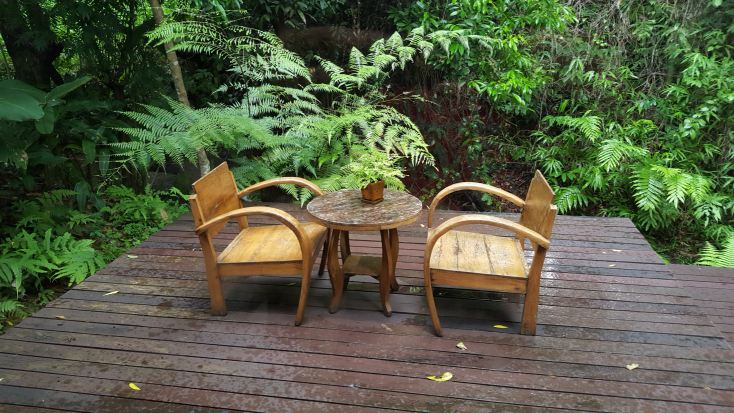
#> input picture natural_living.bmp, 734 x 413 px, found by its file name
$ jupyter execute '1_Image Basics.ipynb'
#> lines starting #> are read from the running program, lines starting #| are printed output that depends on the picture; after the words box and inside, x2 and y2 are one past the last pixel; in counts of white or black regions, pixels touching at a corner belong together
#**Welcome to image processing**

**Note: Working with Cells**

Comment/un-comment: "Ctrl + /"

Undo: “Ctrl + M”

Run cell: “Shift + Enter”

Save notebook: “Ctrl + S”

**Accessing your Google Drive**

[cell 1]
from google.colab import drive
drive.mount('/content/drive',force_remount=True)

# Define path
path = '/content/drive/My Drive/Colab Notebooks/Training/SuperAI2/ImaPro_level2/'

[cell 2]
# Importing the necessary libraries

import cv2
import numpy as np
import matplotlib.pyplot as plt

# **Image Basics**

**OpenCV and Matplotlib**

[cell 3]
# Load and Display

# Read an original image (Prefer):
image = cv2.imread(path+'natural_living.bmp')
#> image is the input picture: shape (413, 734, 3); mean B, G, R 68.7, 94.2, 87

# Read the original image (Alternative):
# image = cv2.imread('/content/drive/My Drive/Colab Notebooks/Training/SuperAI2/ImaPro_level2/natural_living.bmp')

# Show the original image:
plt.title('Original image')
plt.imshow(image)

[cell 4]
# Read the original image in BGR format:

# Parameter for imread
# 1: Loads a color image
# 0: Loads image in grayscale mode
image = cv2.imread(path+'natural_living.bmp',1)

# Show the BGR image:
plt.title('RGB image in BGR format')
plt.imshow(image)
plt.show()

# Convert from the BGR to RGB
RGBimage = cv2.cvtColor(image, cv2.COLOR_BGR2RGB)

# Show the RGB image:
plt.title('RGB image in RGB format')
plt.imshow(RGBimage)
# plt.show()

[cell 5]
# Read the original image in BGR format:
image = cv2.imread(path+'natural_living.bmp',0)
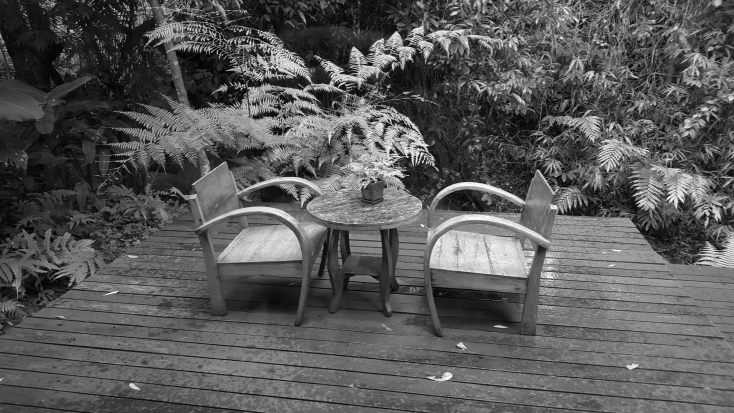
#> image: shape (413, 734); min 2, max 255, mean 89.1

# Show the grayscale image:
plt.title('Grayscale image in BGR format')
plt.imshow(image)
plt.show()

# Convert from the BGR to RGB
grayimage = cv2.cvtColor(image, cv2.COLOR_BGR2RGB)

# Show the grayscale image:
plt.title('Grayscale image in RGB format')
plt.imshow(grayimage)
plt.show()

[cell 6]
image = cv2.imread(path+'natural_living.bmp', 0)
plt.title('Original image')
plt.subplot(1,2,1),plt.imshow(image),plt.title('Original image')
plt.xticks([]),plt.yticks([])
plt.subplot(1,2,2),plt.imshow(image),plt.title('Original image')
plt.xticks([]),plt.yticks([])
plt.show()
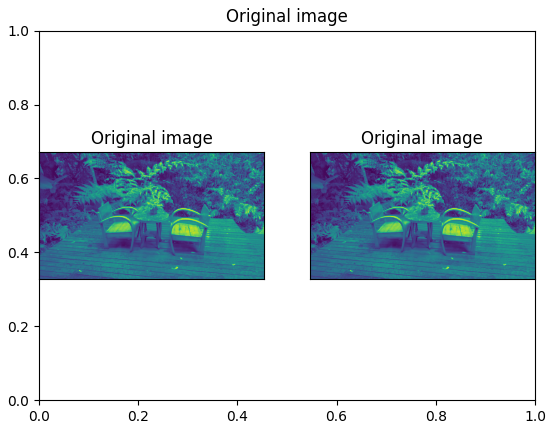
#> figure drawn by matplotlib, 2 panels

# BGR Model in OpenCV

Ref: http://datahacker.rs/how-to-access-and-edit-pixel-values-in-opencv-with-python/

# BGR color order in OpenCV

Ref: http://datahacker.rs/how-to-access-and-edit-pixel-values-in-opencv-with-python/

# What is a coordinate system?

[cell 7]
# Create a grayscale image with NumPy

# Parameter for numPy
# (height,width) for creating a grayscale image
# (height,width,channel) for a color image

# Create an image
image = np.ones([8,8], np.uint8)

# Edit pixel values in image from 1 to 255
image = image*255

print(image)
plt.imshow(image,cmap = 'gray', vmin=0, vmax=255)

# Access and edit pixel values by row and column coordinates
image[:,4:6] = 0
image[1,3] = 0
image[2,2:4] = 0

# Show the grayscale image:
plt.title('grayscale image')
plt.imshow(image,cmap = 'gray', vmin=0, vmax=255)
plt.show()
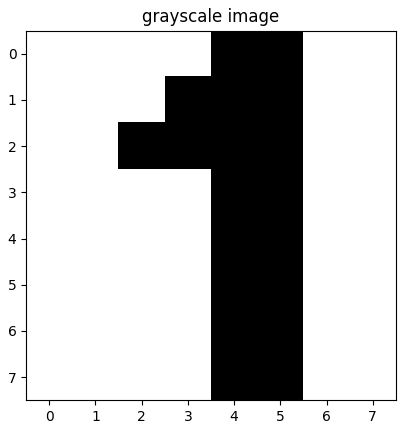
#> figure drawn by matplotlib, 1 panel

[cell 8]
# Create a grayscale image with NumPy

# Parameter for numPy
# (height,width) for creating a grayscale image
# (height,width,channel) for a color image

# Create an image
image = np.ones([8,8,3], np.uint8)

# Edit pixel values in image from 1 to 255
image = image*255

# print(image)
# plt.imshow(image,cmap = 'gray', vmin=0, vmax=255)

# Access and edit pixel values by row and column coordinates

# Red
image[:,4:6,0] = 255
image[1,3,0] = 255
image[2,2:4,0] = 255

# Green
image[:,4:6,1] = 0
image[1,3,1] = 0
image[2,2:4,1] = 0

# Blue
image[:,4:6,2] = 0
image[1,3,2] = 0
image[2,2:4,2] = 0

# Show the grayscale image:
plt.title('grayscale image')
plt.imshow(image)
plt.show()
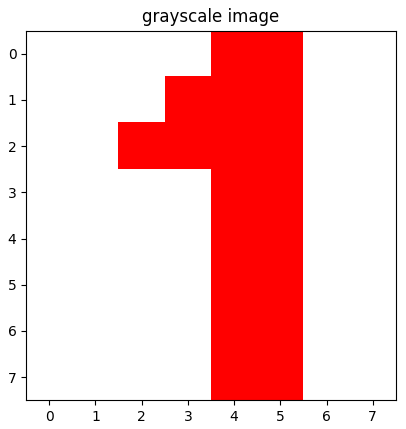
#> figure drawn by matplotlib, 1 panel

**NumPy**

[cell 9]
image = cv2.imread(path+'natural_living.bmp')
(row, col, comp) = image.shape
#> row = 413; col = 734; comp = 3
print("Dimensions - Row: {}, Col: {}, Comp: {}".format(row, col, comp))
#| Dimensions - Row: 413, Col: 734, Comp: 3

(b,g,r) = image[3,1]
#> b = 19; g = 33; r = 17
print("Dimensions - B: {}, G: {}, R: {}".format(b, g, r))
#| Dimensions - B: 19, G: 33, R: 17

b = image[3,1,0]
g = image[3,1,1]
r = image[3,1,2]

top_left_conner = image[0:50,0:50]
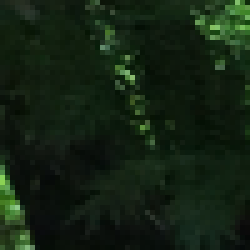
#> top_left_conner: shape (50, 50, 3) (shown 5 times larger); mean B, G, R 18.3, 34.1, 19.3
plt.imshow(top_left_conner)
plt.show()

image[0:50,0:50] = (0,255,0)
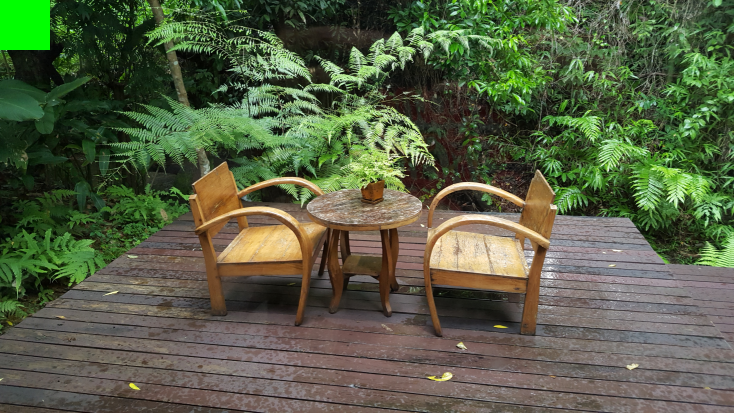
#> image: shape (413, 734, 3); 0.82% of pixels changed, all inside (x1, y1, x2, y2) = (0, 0, 50, 50)
plt.imshow(image)
plt.show()

$ run again, with TomHanks.jpg saved as natural_living.bmp
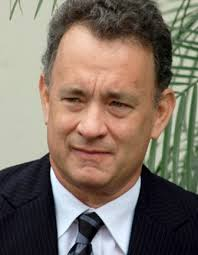
#> input picture TomHanks.jpg, 198 x 255 px, found by its file name
#> image is the input picture: shape (255, 198, 3); mean B, G, R 101.3, 113.6, 126.7
#> `plt.show()`:
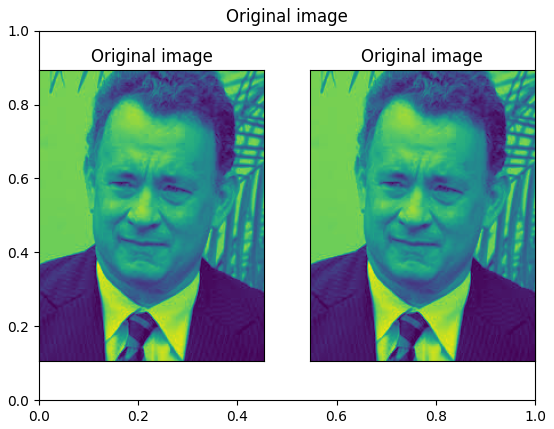
#> figure drawn by matplotlib, 2 panels
#| Dimensions - Row: 255, Col: 198, Comp: 3
#> b = 189; g = 202; r = 204
#| Dimensions - B: 189, G: 202, R: 204
#> `image[0:50,0:50] = (0,255,0)`:
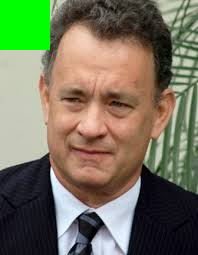
#> image: shape (255, 198, 3); 4.95% of pixels changed, all inside (x1, y1, x2, y2) = (0, 0, 50, 50)
